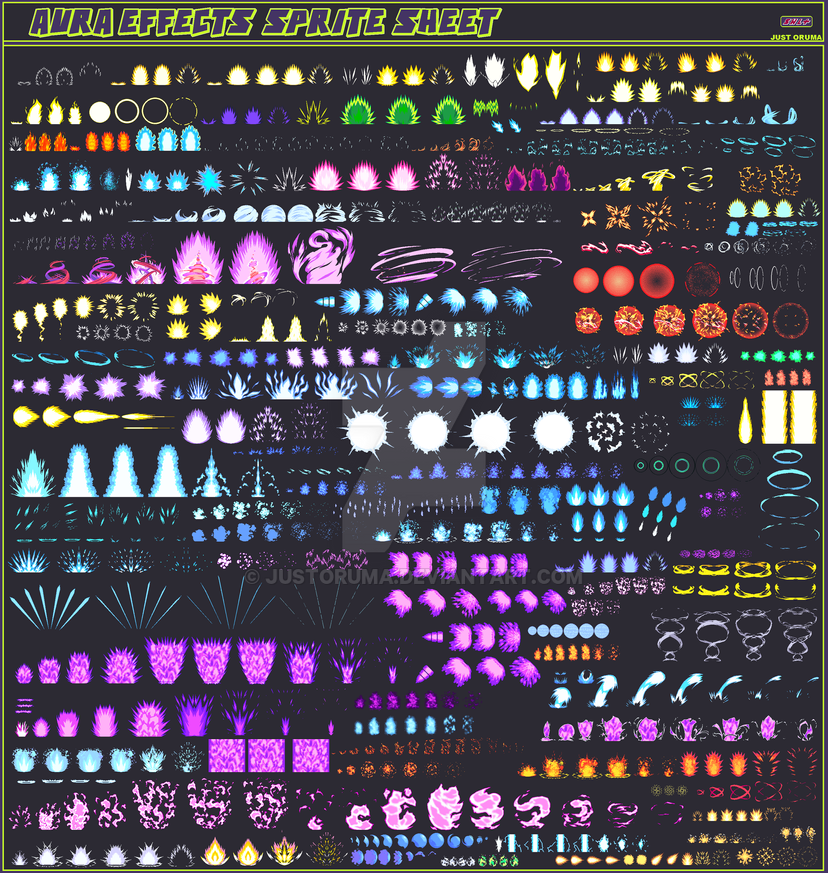
#> input picture assets/raw/effets-swl/6fd91olobtoe1.png, 828 x 873 px
$ python test_effets_swl.py
#> lines starting #> are read from the running program, lines starting #| are printed output that depends on the picture; after the words box and inside, x2 and y2 are one past the last pixel; in counts of white or black regions, pixels touching at a corner belong together
"""Test d'échelle des effets de « Small Effects » et « Aura Effects » (aperçus réduits de DeviantArt, assets/raw/effets-swl/).

Nettoie des extraits situés hors du filigrane (fond uni retiré, halo supprimé, palette réduite pour retrouver des contours nets)
et les écrit dans assets/build/effets-test/ (dossier non versionné : ce sont des aperçus d'un pack payant, rien n'est copié dans le jeu).
Usage : python -I tools/test_effets_swl.py
"""
import os

import numpy as np
from PIL import Image
from scipy import ndimage as ndi

RACINE = os.path.join(os.path.dirname(os.path.abspath(__file__)), '..')
RAW = os.path.join(RACINE, 'assets', 'raw', 'effets-swl')
SORTIE = os.path.join(RACINE, 'assets', 'build', 'effets-test')
FOND = np.array([44, 42, 51])

AURAS = '6fd91olobtoe1.png'
PETITS = 'small_effects_sprite_sheet_swl__by_justoruma_dfx5gdp-375w-2x.jpg'

# nom : (planche, (x0, y0, x1, y1), seuil de distance au fond, nombre de couleurs) ; tous hors de la zone du filigrane
EXTRAITS = {
    'aura-doree': (AURAS, (8, 296, 64, 348), 45, 10),
    'aura-doree-2': (AURAS, (126, 60, 180, 92), 45, 10),
    'aura-charge-bleue': (AURAS, (8, 436, 195, 500), 45, 12),
    'aura-charge-bleue-2': (AURAS, (8, 160, 130, 200), 45, 12),
    'eclair-etoile': (PETITS, (80, 232, 116, 260), 70, 8),
    'eclair-arcs': (PETITS, (236, 236, 300, 262), 70, 8),
    'etincelle-jaune': (PETITS, (10, 70, 30, 92), 70, 8),
    'etincelle-rose': (PETITS, (76, 122, 150, 142), 70, 8),
    'impact-bleu': (PETITS, (230, 148, 300, 180), 70, 8),
}


def nettoyer(img, boite, seuil, couleurs):
    a = np.array(img.convert('RGB').crop(boite)).astype(int)
    distance = np.abs(a - FOND).max(axis=-1)
    masque = distance > seuil
    masque = ndi.binary_opening(masque, structure=np.ones((2, 2))) | (masque & ndi.binary_dilation(ndi.binary_opening(masque, structure=np.ones((2, 2))), iterations=1))
    # petits morceaux isolés (poussière de compression) supprimés
    lab, n = ndi.label(ndi.binary_dilation(masque, iterations=1))
    for i in range(1, n + 1):
        zone = (lab == i) & masque
        if zone.sum() < 4:
            masque[zone] = False
    sortie = np.zeros(a.shape[:2] + (4,), dtype=np.uint8)
    if masque.any():
        pixels = a[masque].astype(np.uint8)
        # réduction de palette : couleurs franches, plus de dégradés
        reduit = Image.fromarray(pixels.reshape(-1, 1, 3)).quantize(colors=couleurs, method=Image.Quantize.MEDIANCUT, dither=Image.Dither.NONE).convert('RGB')
        sortie[masque, :3] = np.array(reduit).reshape(-1, 3)
        sortie[masque, 3] = 255
    ys, xs = np.where(sortie[..., 3] > 0)
    if not len(xs):
        raise SystemExit('extrait vide : ' + str(boite))
    return Image.fromarray(sortie[ys.min():ys.max() + 1, xs.min():xs.max() + 1], 'RGBA')


def main():
    os.makedirs(SORTIE, exist_ok=True)
    feuilles = {AURAS: Image.open(os.path.join(RAW, AURAS)), PETITS: Image.open(os.path.join(RAW, PETITS))}
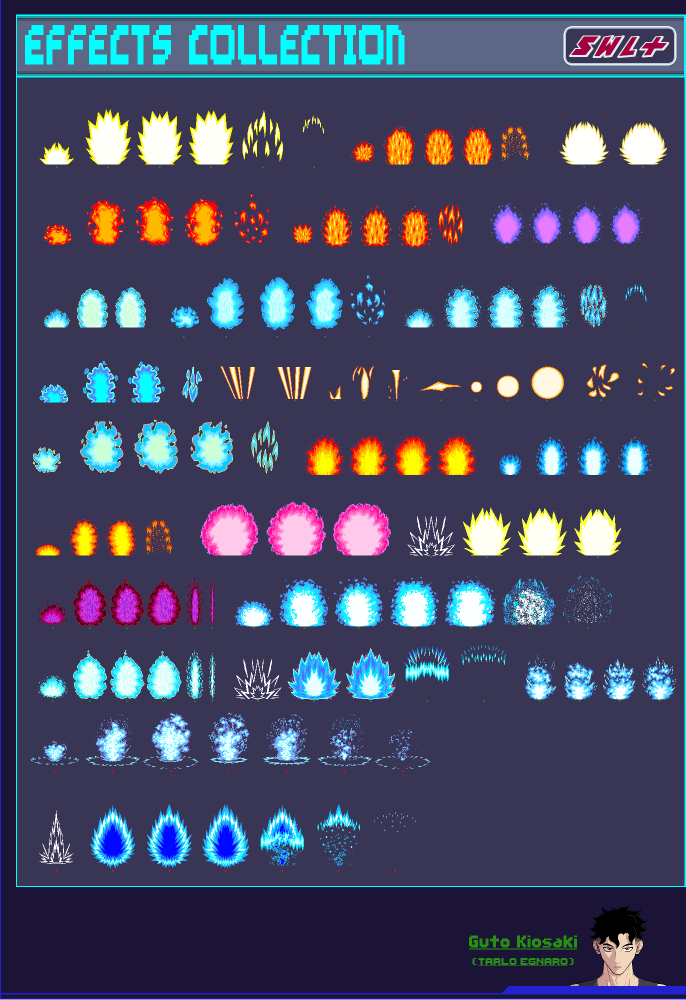
#> input picture assets/raw/effets-swl/auras_collection_for_free_download__by_tarloegnaro_dhtc2yv (1).png, 1371 x 2000 px, given in place of l_effects_sprite_sheet_swl__by_justoruma_dfx5gdp-375w-2x.jpg, which was not available (shown at 1/2 size)
    for nom, (feuille, boite, seuil, couleurs) in EXTRAITS.items():
        im = nettoyer(feuilles[feuille], boite, seuil, couleurs)
        # un fichier par effet isolé (composants séparés), de gauche à droite
        a = np.array(im)
        lab, n = ndi.label(ndi.binary_dilation(a[..., 3] > 0, structure=np.ones((3, 3)), iterations=1))
        morceaux = []
        for i, sl in enumerate(ndi.find_objects(lab), 1):
            m = a[sl].copy()
            m[lab[sl] != i] = 0
            if (m[..., 3] > 0).sum() >= 12:
                morceaux.append((sl[1].start, m))
        for k, (_, m) in enumerate(sorted(morceaux, key=lambda t: t[0])):
            ys, xs = np.where(m[..., 3] > 0)
            m = m[ys.min():ys.max() + 1, xs.min():xs.max() + 1]
            Image.fromarray(m, 'RGBA').save(os.path.join(SORTIE, f'{nom}-{k}.png'))
            print(f'{nom}-{k}', m.shape[1], 'x', m.shape[0])
#> this loop made 5 passes
#> n on passes 1 to 5: 3, 3, 6, 5, 0
#> pass 1, in nettoyer, `a = np.array(img.convert('RGB').crop(boite)).astype(int)`:
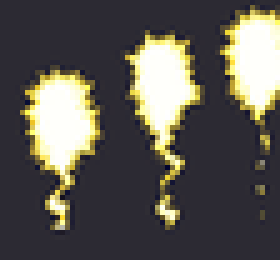
#> a: shape (52, 56, 3) int64 (shown 5 times larger); mean R, G, B 92.3, 89.1, 82.9
#> pass 1, in nettoyer, `distance = np.abs(a - FOND).max(axis=-1)`:
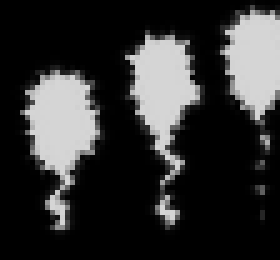
#> distance: shape (52, 56) int64 (shown 5 times larger); min 0, max 213, mean 50.2
#> pass 1, in nettoyer, `masque = distance > seuil`:
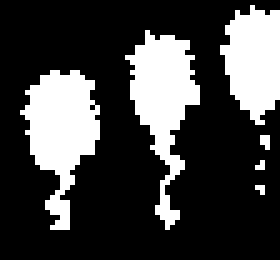
#> masque: shape (52, 56) bool (shown 5 times larger); 26.1% white; 6 white regions (3 under 20 px), largest, box (x1, y1, x2, y2) and area: (4, 14, 20, 46) 278, (25, 6, 40, 46) 265, (44, 1, 56, 25) 206
#> pass 1, in nettoyer, `masque = ndi.binary_opening(masque, structure=np.ones((2, 2))) | (masq..`:
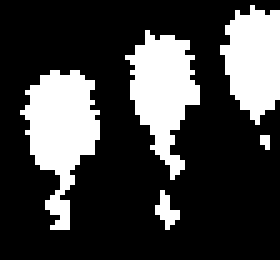
#> masque: shape (52, 56) bool (shown 5 times larger); 25.7% white; 5 white regions (1 under 20 px), largest, box (x1, y1, x2, y2) and area: (4, 14, 20, 46) 277, (25, 6, 40, 36) 241, (44, 1, 56, 25) 205, (31, 38, 36, 46) 20


# [61 lines left out: function page, not called in this run]


if __name__ == '__main__':
#> (the run stopped early here; a loop or call above may not have finished)
